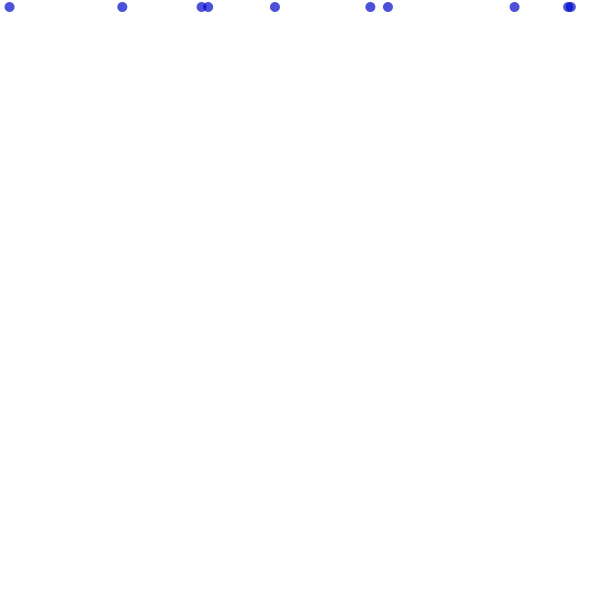
Frame 1 (no input)
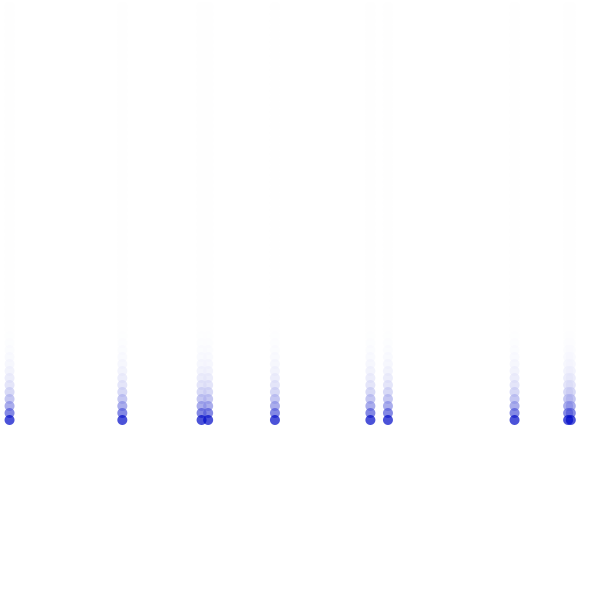
Frame 60 (the mouse pressed at the canvas centre just before this capture)
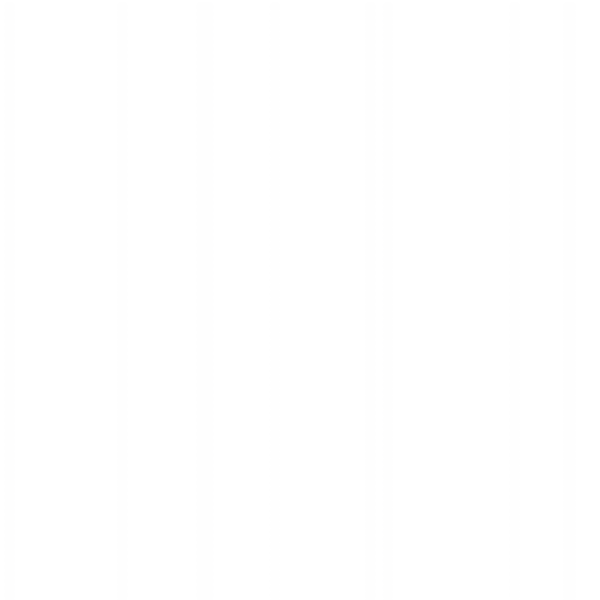
Frame 120 (the mouse held since frame 60 and released just before this capture)

The Processing sketch that drew these frames (run headless with seeded random() and noise(); from frame 60 on, the mouse is pressed at the canvas centre):

// Processing sketch: processing_150612
// ── processing_150612.pde

class Rain {
float r = random(600);
float y = 0; 


void fall() {

 y = y + 7;
 fill(0,10,200,180);
 ellipse(r, y, 10, 10);

}}

Rain r1;

int numDrops = 10;
Rain[] drops = new Rain[numDrops]; // Declare and create the array

void setup() {
 size(600,600);
 background(255);
 smooth();
 noStroke();
 //Loop through array to create each object
 for (int i = 0; i < drops.length; i++) {

   drops[i] = new Rain(); // Create each object
   r1 = new Rain();
 }
}

void draw(){
  fill(255,80);
 rect(0,0,600,600);
 //Loop through array to use objects.
 for (int i = 0; i < drops.length; i++) {
  
   drops[i].fall();
   
 }

}
